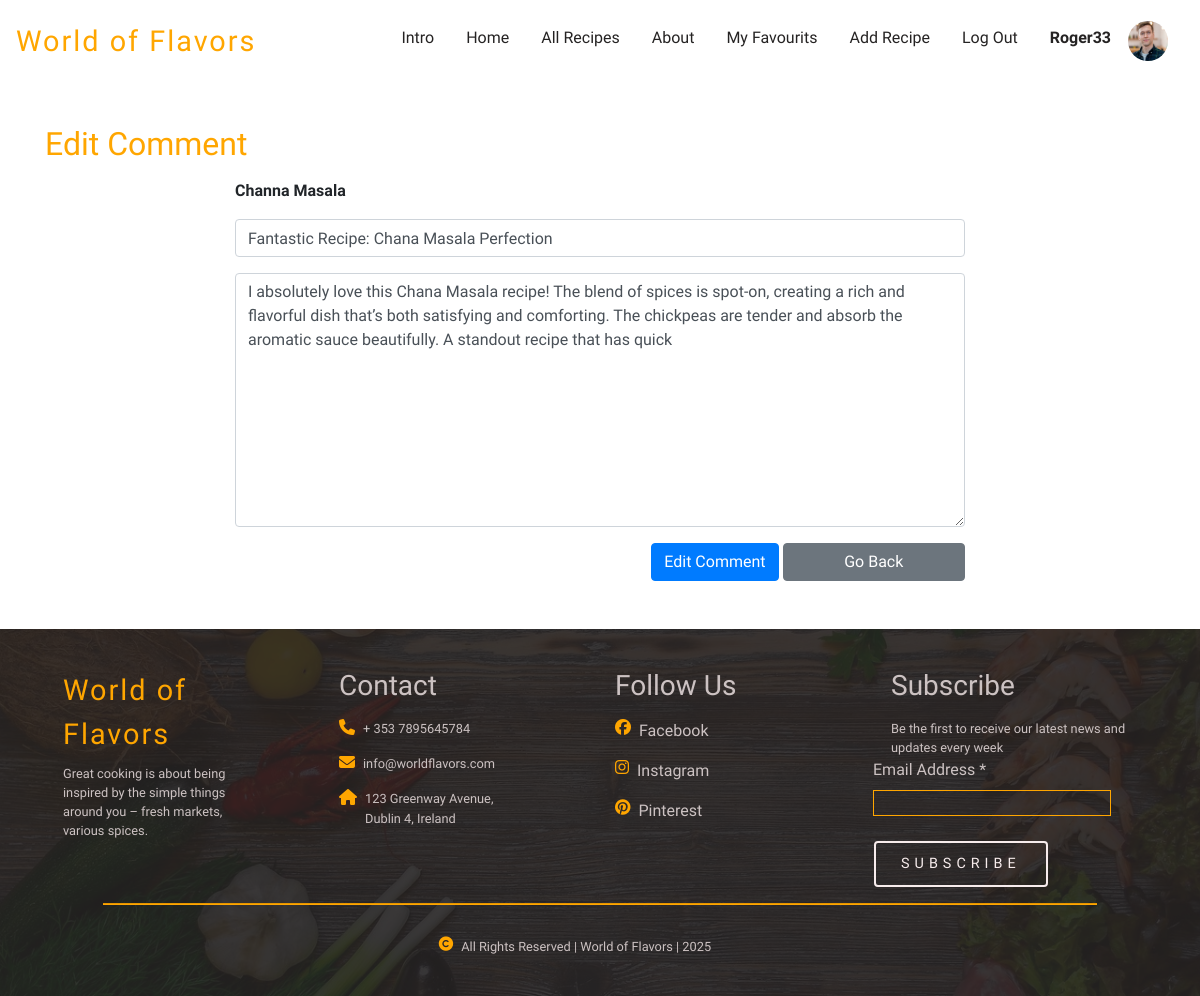
The page /comment/26/edit/ (signed in) on the database its author committed.
### accounts/models.py (models this page shows)
class CustomUser(AbstractUser):
    pass

### recepies/models.py (models this page shows, shortened)
class Recipe(models.Model):
    title = models.CharField(max_length=100, blank=False)
    sub_title = models.CharField(max_length=255, blank=False)
    ingredients = models.TextField()
    how_to_prepare = models.TextField()
    main_category = models.ForeignKey('MainCategory', on_delete=models.CASCADE)
    origin_category = models.ForeignKey('OriginCategory', on_delete=models.CASCADE, blank=True, null=True)
    difficulty_level = models.ForeignKey('DifficultyLevelCategory', on_delete=models.CASCADE, blank=True, null=True)
    time_to_prepare =  models.IntegerField(default=0)
    author = models.ForeignKey(settings.AUTH_USER_MODEL, on_delete=models.CASCADE)
    is_featured = models.BooleanField(default=False)
    is_active = models.BooleanField(default=True)
    timestamp = models.DateTimeField(auto_now_add=True)
    comment_count = models.PositiveIntegerField(default=0)
    likes = models.ManyToManyField(settings.AUTH_USER_MODEL, related_name='liked_recipes', blank=True)
    small_image = models.ImageField(upload_to='images/small/posts/', blank=True, null=True)
    large_image = models.ImageField(upload_to='images/large/posts/', blank=True, null=True)
    class Meta:
        ordering = ['-timestamp']

class Comment(models.Model):
    recipe = models.ForeignKey(Recipe, related_name='comments', on_delete=models.CASCADE)
    user = models.ForeignKey(settings.AUTH_USER_MODEL, on_delete=models.CASCADE)
    is_approved = models.BooleanField(default=False)
    is_active = models.BooleanField(default=False)
    comment_title = models.CharField(max_length=100, default='', blank=False)
    comment = models.TextField(max_length=250, blank=False)
    created_at = models.DateTimeField(auto_now_add=True)

### recepies/views.py (the view)
# urls.py: path('comment/<int:pk>/edit/', views.edit_comment, name='edit_comment'),
@login_required
def edit_comment(request, pk):
    comment = get_object_or_404(Comment, pk=pk)
    recipe = comment.recipe
    if request.user != comment.user and not request.user.is_superuser:
        messages.error(request, 'You do not have permission to edit this comment.')
        return redirect('recipe_page', pk=recipe.pk)
    if request.method == 'POST':
        form = CommentForm(request.POST, instance=comment)
        if form.is_valid():
            comment = form.save(commit=False)
            comment.is_approved = False
            comment.save()
            messages.success(request, 'Your comment has been updated successfully and is awaiting approval.')
            return redirect('recipe_page', pk=recipe.pk)
        else:
            messages.error(request, 'Please correct the errors below.')
    else:
        form = CommentForm(instance=comment)
    context = {
        'recipe': recipe,
        'form': form,
        'comment': comment,
    }
    return render(request, 'edit-comment.html', context)

### recepies/forms.py
class CommentForm(forms.ModelForm):
    class Meta:
        model = Comment
        fields = ['comment_title', 'comment']

### accounts/context_processors.py (called while the page is built)
def user_image(request):
    if request.user.is_authenticated:
        user_profile = request.user.userprofile
        return {'user_image': user_profile.user_image.url if user_profile.user_image else None}
    return {'user_image': None}

### recepies/templates/edit-comment.html (shortened to what this page needs)
{% extends "layout.html" %}
{% load widget_tweaks %}
{% block body %}
<div class="container mt-5">
    <h2 class="title interactive-color mb-3">
      Edit Comment
    </h2>
    <div class="row">
        <div class="col-md-8 mx-auto">
            <p class="font-weight-bold">{{ recipe.title }}</p>
            <form action="" method="post">
                <div class="form-group mb-3">
                    {% render_field form.comment_title class="form-control w-100" placeholder="Comment Title" attr="required" %}
                </div>
                <div class="form-group mb-3">
                    {% render_field form.comment class="form-control w-100" placeholder="Add Comment" attr="required" %}
                </div>
                <div class="d-flex justify-content-end mt-3">
                    <button type="submit" class="btn btn-primary">Edit Comment</button>
                    <button type="button" class="btn btn-secondary w-25 ml-1" onclick="window.history.back();">Go Back</button>
                </div>
            </form>
        </div>
    </div>
</div>
{% endblock %}

### templates/components/navbar.html (shortened to what this page needs)
{% load static %}
<nav class="navbar navbar-expand-lg navbar-light transition-3 ">
    <a href="{% url 'home_page' %}" aria-label="Landing Page"><span
            class="logo interactive-color Kaushan-title transition-3">World of
            Flavors</span></a>
    <div class="collapse navbar-collapse" id="navbarNav">
        <ul class="nav ml-auto mt-1">
            <li class="nav-item">
                <a class="nav-link" href="/">Intro</a>
            </li>
            <li class="nav-item">
                <a class="nav-link" href="{% url 'home_page' %}">Home</a>
            </li>
            <li class="nav-item">
                <a class="nav-link" href="{% url 'all_recipes' %}">All Recipes</a>
            </li>
            <li class="nav-item">
                <a class="nav-link" href="{% url 'about_page' %}">About</a>
            </li>
            {% if user.is_authenticated %}
            <li class="nav-item">
                <a class="nav-link" href="{% url 'my_favourites' %}">My Favourits</a>
            </li>
            <li class="nav-item">
                <a class="nav-link" href="{% url 'add_recipe_page' %}">Add Recipe</a>
            </li>
            <li class="nav-item">
                <a class="nav-link" href="{% url 'logout' %}">Log Out</a>
            </li>
            {% endif %}
            <li class="nav-item">
                {% if user.is_authenticated %}
                <a class="nav-link" href="{% url 'user_profile' %}"><strong>
                {{ user.username|slice:'10' }}</strong></a>
                {% else %}
                <p class="nav-link nav-link-disabled">Not signed in</p>
                {% endif %}
            </li>
            <li class="nav-item">
                {% if user_image %}
                <a class="nav-link" href="{% url 'user_profile' %}"><img class="mx-auto rounded-circle user-image"
                        src="{{ user_image }}" alt="Profile Image"></a>
                {% else %}
                <a class="nav-link" href="{% url 'user_profile' %}"><img class="mx-auto rounded-circle user-image"
                        src="../../../media/images/large/support/user-default-image-large-removebg-preview.png"
                        alt="Default Profile Image"></a>
                {% endif %}
            </li>
        </ul>
    </div>
</nav>

### static/css/main.css (style rules this page uses)
* { margin: 0; padding: 0; box-sizing: border-box; }
body { height: 100%; font-family: 'Montserrat', sans-serif; }
:root { --white-color: rgb(247, 236, 236); --light-grey-color: rgb(204, 194, 194); --dark-black: rgb(37, 35, 35); --light-black: rgb(70, 68, 68); --interactive-color: rgb(255, 166, 0); --error-red-color: rgb(230, 82, 82); }
ul { list-style: none; }
a { text-decoration: none; color: var(--dark-black); }
.Kaushan-title { font-size: clamp(1.5rem, 2.5vw, 1.8rem); letter-spacing: 2px; z-index: 100; font-weight: 500; font-family: 'Kaushan Script', cursive; }
.title { font-size: 2rem; color: var(--white-color); }
button { background: transparent; }
.interactive-color { color: var(--interactive-color); }
.transition-3 { transition: all ease-in-out 0.3s; }
.navbar { margin-top: 6px; width: 100%; z-index: 1000; }
.user-image { width: 40px; margin-top: -5px; margin-left: -15px !important; }

### rows shown on the page
CustomUser: username "Roger33"
Recipe: title "Channa Masala"
Comment: comment_title "Fantastic Recipe: Chana Masala Perfection", comment "I absolutely love this Chana Masala recipe! The blend of spices is spot-on, creating a rich and flavorful dish that’s both satisfying and comforting. The chickpeas are tender and absorb the aromatic sauce beautifully. A standout recipe that has quick"
